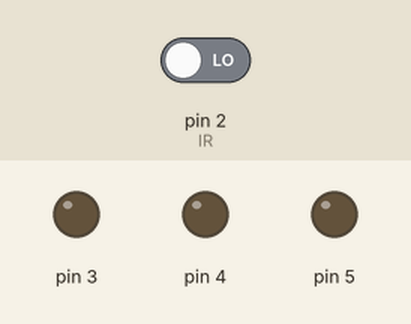
A sketch run on a simulated Arduino Uno, built with avr-gcc and run on an emulated ATmega328P. Shown: output pins drawn as LEDs (lit = HIGH). The test bench sets the inputs (shaded band); at power-on: pin 2 (IR) LOW.

Above: at 1.2 s.
1.3 s: pin 2 (IR) driven HIGH
At 2.1 s:
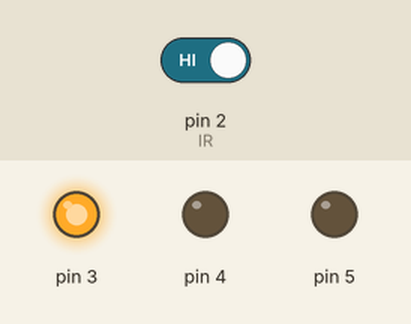
At 3.2 s:
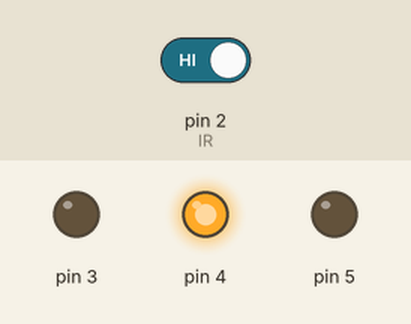
4.3 s: pin 2 (IR) driven LOW
At 5.0 s:
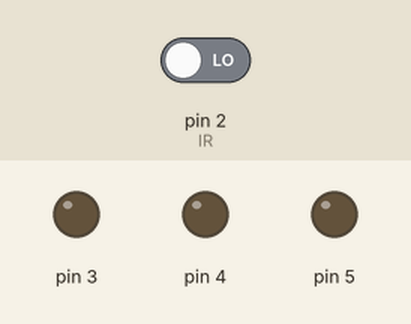
Timing chart, 0 to 7.3 s (numbered marks = the images above; inputs shaded):
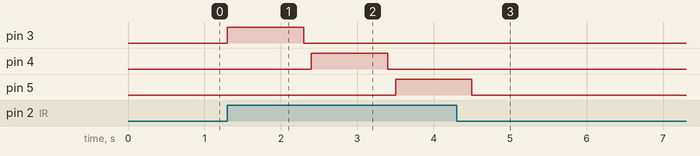

Measured:
- after the input at 1.3 s, pin 3: LOW → HIGH at once, → LOW 1.0 s later; pin 4: LOW → HIGH after 1.1 s, → LOW 1.0 s later; pin 5: LOW → HIGH after 2.2 s
- after the input at 4.3 s, pin 3, pin 4: stops changing and stays LOW; pin 5: goes on until 4.5 s, then stays LOW

The sketch:

button_led.ino
```cpp
#define IR 2
void setup() {
   pinMode(IR,INPUT);
  pinMode(3, OUTPUT);
  pinMode(4, OUTPUT);
  pinMode(5, OUTPUT);

}

void loop() {
 if(digitalRead(IR)==HIGH)
 {digitalWrite(3,HIGH);
 delay(1000);
 digitalWrite(3,LOW);
 delay(100);
 digitalWrite(4,HIGH);
 delay(1000);
 digitalWrite(4,LOW);
 delay(100);
 digitalWrite(5,HIGH);
 delay(1000);
 digitalWrite(5,LOW);
 delay(100);


 }

}
```
